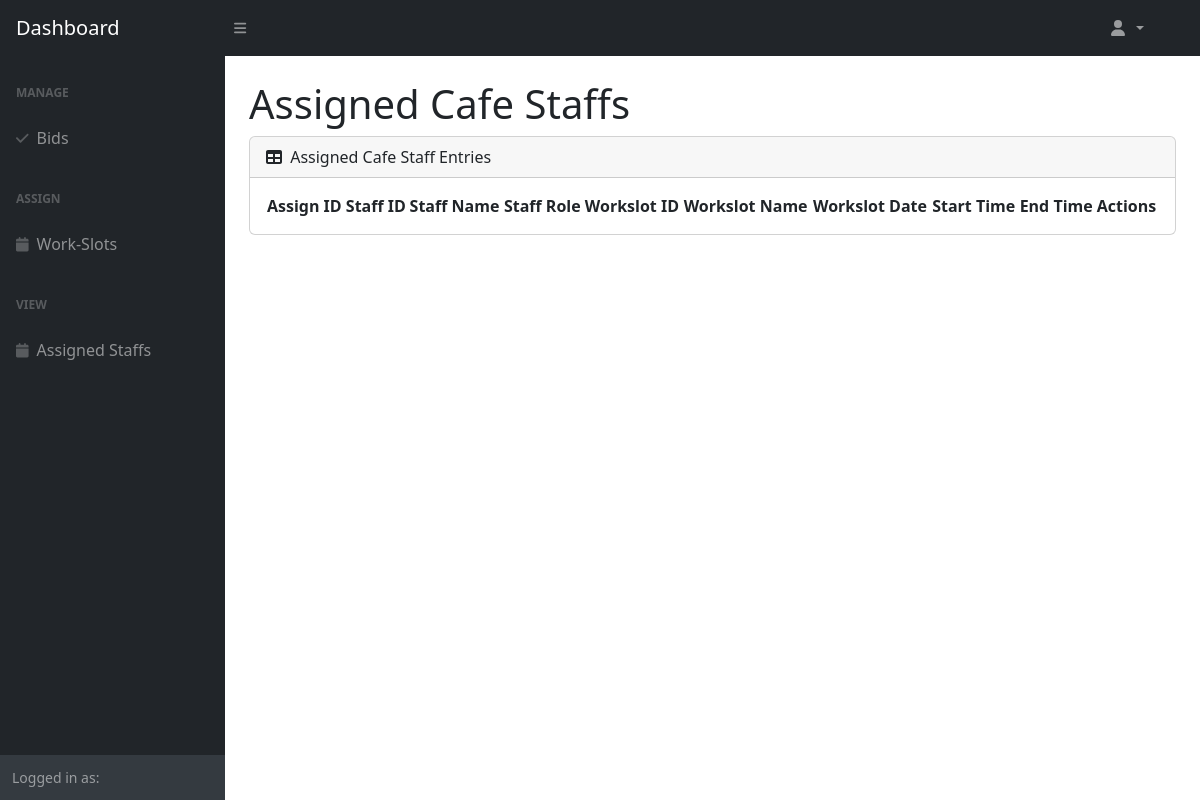
The page /Boundary/ViewAssignedStaffPage.php on the database as committed earlier.
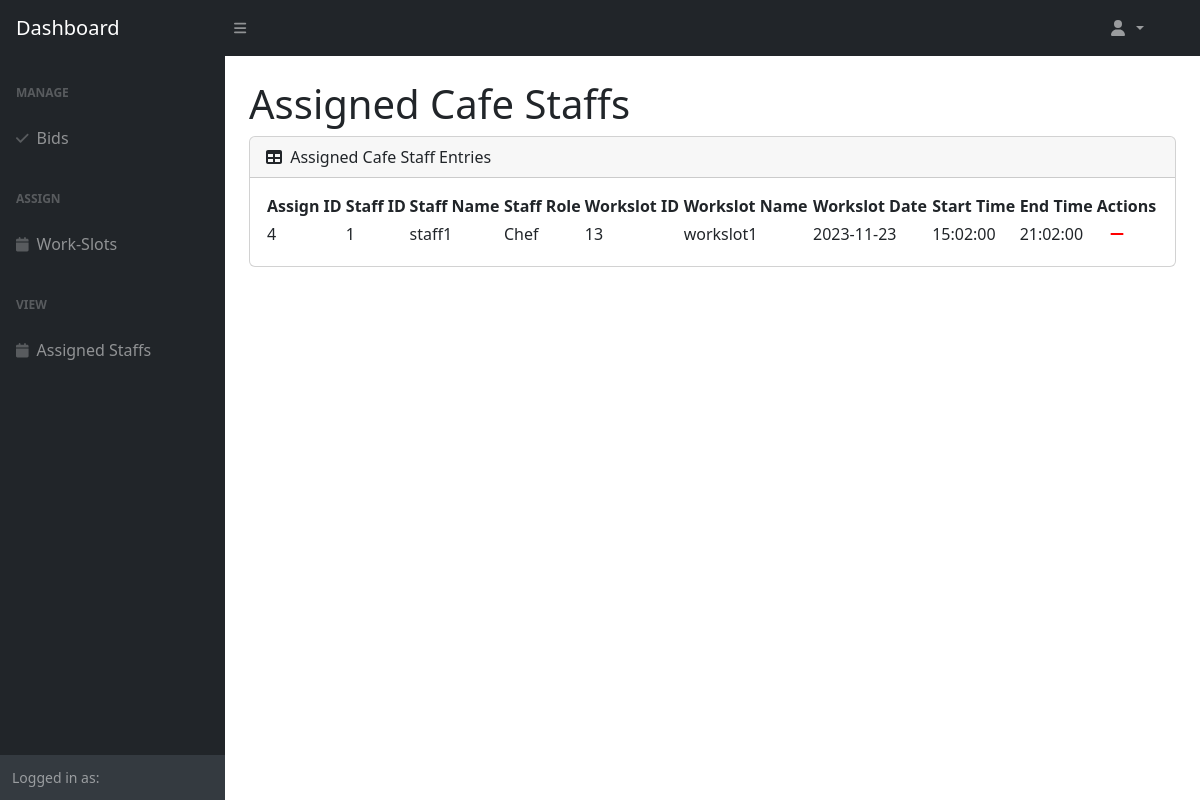
The same page on the database as committed later.
### tables this page shows
CREATE TABLE `staff_workslots` (
  `staff_workslots_id` int(11) NOT NULL,
  `cafe_staff_id` int(11) NOT NULL,
  `workslot_id` int(11) NOT NULL
);

CREATE TABLE `user` (
  `user_id` int(11) NOT NULL,
  `email` varchar(255) NOT NULL,
  `password` varchar(255) NOT NULL,
  `name` varchar(255) NOT NULL,
  `profile_id` int(11) NOT NULL,
  `status` enum('ACTIVE','INACTIVE') NOT NULL
);

CREATE TABLE `cafe_staff` (
  `cafe_staff_id` int(11) NOT NULL,
  `user_id` int(11) NOT NULL,
  `role` varchar(255) DEFAULT NULL
);

CREATE TABLE `workslot` (
  `workslot_id` int(11) NOT NULL,
  `workslot_name` varchar(255) NOT NULL,
  `chef_qty` int(11) NOT NULL DEFAULT 0,
  `cashier_qty` int(11) NOT NULL DEFAULT 0,
  `waiter_qty` int(11) NOT NULL DEFAULT 0,
  `workslot_date` date NOT NULL,
  `start_time` time NOT NULL,
  `end_time` time NOT NULL
);

### Entity/CafeStaff.php (called while the page is built, shortened)
<?php
class CafeStaff extends User{
    public function getAssignedCafeStaffs() {
        $DAO = new DAO();
        $connection = $DAO->get_connection();
        $sql = "SELECT `staff_workslots_id`, `staff_workslots`.`cafe_staff_id`, `user`.`name`, `cafe_staff`.`role`, `staff_workslots`.`workslot_id`, `workslot`.`workslot_name`, `workslot`.`workslot_date`, `workslot`.`start_time`, `workslot`.`end_time`
        FROM `staff_workslots`
        LEFT JOIN `cafe_staff` ON `staff_workslots`.`cafe_staff_id` = `cafe_staff`.`cafe_staff_id`
        LEFT JOIN `workslot` ON `staff_workslots`.`workslot_id` = `workslot`.`workslot_id`
        LEFT JOIN `user` ON `cafe_staff`.`user_id` = `user`.`user_id`;";
        return $connection->query($sql);
    }
}
?>

### Controller/CafeManagerViewStaffController.php (called while the page is built, shortened)
<?php
include_once "../Entity/CafeStaff.php";
class CafeManagerViewStaffController {
    public function getAssignedCafeStaffs() {
        $cafeStaff = new CafeStaff();
        return $cafeStaff->getAssignedCafeStaffs();
    }
}
?>

### Boundary/ViewAssignedStaffPage.php (the view, shortened to what this page needs)
<link rel="stylesheet" href="https://cdn.datatables.net/1.13.6/css/jquery.dataTables.min.css">
<link rel="stylesheet" href="https://cdn.jsdelivr.net/npm/sweetalert2@11/dist/sweetalert2.min.css">
<?php
include_once "../Controller/CafeManagerViewStaffController.php";
$viewStaffController = new CafeManagerViewStaffController();
$assignedStaffs = $viewStaffController->getAssignedCafeStaffs();
?>
<body class="sb-nav-fixed">
    <?php
        require "CafeManagerNav.php";
    ?>
    <div id="layoutSidenav_content">
        <main>
        <div class="container-fluid px-4">
            <h1 class="mt-4">Assigned Cafe Staffs</h1>
            <div class="card mb-4">
                <div class="card-header">
                    <i class="fas fa-table me-1"></i>
                    Assigned Cafe Staff Entries
                </div>
                <div class="card-body">
                    <table class="cell-border stripe" id="dataTable" width="100%" cellspacing="0">
                        <thead>
                            <tr>
                                <th>Assign ID</th>
                                <th>Staff ID</th>
                                <th>Staff Name</th>
                                <th>Staff Role</th>
                                <th>Workslot ID</th>
                                <th>Workslot Name</th>
                                <th>Workslot Date</th>
                                <th>Start Time</th>
                                <th>End Time</th>
                                <th>Actions</th>
                            </tr>
                        </thead>
                        <tbody>
                            <?php
                            while ($staff = $assignedStaffs->fetch_assoc()) {
                                echo "<tr>
                                        <td>{$staff['staff_workslots_id']}</td>
                                        <td>{$staff['cafe_staff_id']}</td>
                                        <td>{$staff['name']}</td>
                                        <td>{$staff['role']}</td>
                                        <td>{$staff['workslot_id']}</td>
                                        <td>{$staff['workslot_name']}</td>
                                        <td>{$staff['workslot_date']}</td>
                                        <td>{$staff['start_time']}</td>
                                        <td>{$staff['end_time']}</td>
                                        <td>
                                            <button class='btn' style='color: red' onclick='confirmUnassign({$staff['staff_workslots_id']},{$staff['workslot_id']},\"{$staff['role']}\")'><i class='fas fa-minus'></i></button>
                                        </td>
                                    </tr>";
                            }
                            ?>
                        </tbody>
                    </table>
                </div>
            </div>
        </div>
        </main>
    </div>
</body>

Rows that differ between the two databases and show on the page:
added staff_workslots: staff_workslots_id "4", cafe_staff "1", user.name "staff1", cafe_staff.role "Chef", workslot "13", workslot.workslot_name "workslot1", workslot.workslot_date "2023-11-23", workslot.start_time "15:02:00", workslot.end_time "21:02:00"
